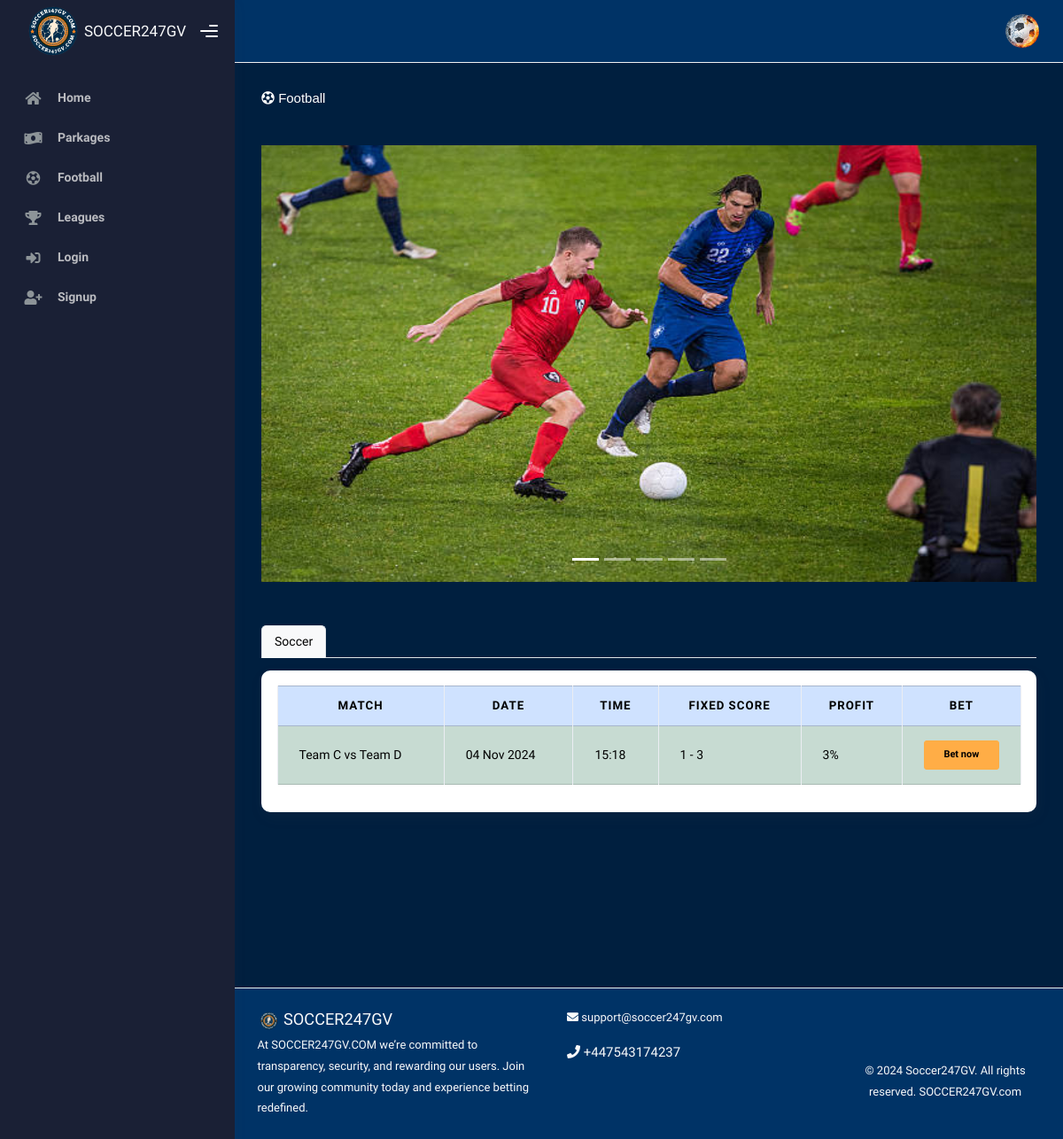
Page /football/ on the committed database.
### accounts/models.py (models this page shows, shortened)
class soccer_slider(models.Model):
    image = models.ImageField(upload_to='soccer_slider/')
    class Meta:
        verbose_name = 'soccer_slider'
        verbose_name_plural = 'soccer_slider'

class FootballMatch(models.Model):
    MATCH_TYPE_CHOICES = [
        ('live', 'Live Matches'),
        ('soccer', 'Soccer Matches'),
    ]
    match_type = models.CharField(max_length=10, choices=MATCH_TYPE_CHOICES)
    home_team = models.CharField(max_length=100)
    away_team = models.CharField(max_length=100)
    start_time = models.DateTimeField()
    fixed_score = models.CharField(max_length=10, help_text="Format: X - Y (e.g., 2 - 1)")
    profit_percentage = models.DecimalField(max_digits=5, decimal_places=2, help_text="Profit percentage")

### Soccer_app/views.py (the view)
# urls.py: path('football/',views.football,name="football"),
def football(request):
    football_matches = FootballMatch.objects.all()
    slides = soccer_slider.objects.all()
    context = {
        'slides': slides,
        'football_matches': football_matches,
    }
    return render(request,'home/football.html',context)

### Soccer_app/templates/home/football.html (shortened to what this page needs)
{% extends 'core/base/base.html' %}
{% load static %}
{% block contents %}
  <div class="page-inner mb-5 pb-5">
    <div class="d-flex align-items-left align-items-md-center flex-column flex-md-row pt-2 pb-4">
      <div>
        <h6 style="font-family: Verdana, Geneva, Tahoma, sans-serif; color: white;" class="mb-3"><i class="fas fa-futbol"></i> Football</h6>
      </div>
    </div>
    <div class="container-fluid p-0 col-12 mb-5 py-2">
      <div id="carouselExampleCaptions" class="carousel slide" data-bs-ride="carousel">
        <div class="carousel-indicators">
          {% for slide in slides %}
            <button type="button" data-bs-target="#carouselExampleCaptions" data-bs-slide-to="{{ forloop.counter0 }}" class="{% if forloop.first %}active{% endif %}" aria-current="{% if forloop.first %}true{% endif %}" aria-label="Slide {{ forloop.counter }}"></button>
          {% endfor %}
        </div>
        <div class="carousel-inner text-center">
          {% for slide in slides %}
            <div class="carousel-item {% if forloop.first %}active{% endif %}">
              <div style="height: 200px;" class="img-container mx-auto">
                <img src="{{ slide.image.url }}" class="d-block" alt="Slide Image" />
              </div>
            </div>
          {% endfor %}
        </div>
      </div>
    </div>
    <div class="container-fluid mb-5 pb-5 p-0">
      <ul class="nav nav-tabs" id="matchTabs" role="tablist">
        <li class="nav-item" role="presentation">
          <button class="nav-link active" id="soccer-matches-tab" data-bs-toggle="tab" data-bs-target="#soccer-matches" type="button" role="tab" aria-controls="soccer-matches" aria-selected="true">Soccer</button>
        </li>
      </ul>
      <div class="tab-content mt-3" id="matchTabsContent">
        <div class="tab-pane fade show active" id="soccer-matches" role="tabpanel" aria-labelledby="soccer-matches-tab">
          <div class="card">
            <div class="card-body">
              <div class="table-responsive" style="max-height: 400px; overflow-y: auto;">
                <table class="table table-hover table-striped table-bordered" style="background-color: white;">
                  <thead class="table-primary text-center text-uppercase small">
                    <tr>
                      <th>Match</th>
                      <th>Date</th>
                      <th>Time</th>
                      <th>Fixed Score</th>
                      <th>Profit</th>
                      <th>Bet</th>
                    </tr>
                  </thead>
                  <tbody class="small">
                    {% for match in football_matches %}
                      {% if match.match_type == 'soccer' %}
                        <tr class="{% cycle 'table-success' 'table-warning' 'table-info' %}">
                          <td>{{ match.home_team }} vs {{ match.away_team }}</td>
                          <td>{{ match.start_time|date:'d M Y' }}</td>
                          <td>{{ match.start_time|time:'H:i' }}</td>
                          <td>{{ match.fixed_score }}</td>
                          <td>{{ match.profit_percentage|floatformat:'0' }}%</td>
                          <td>
                            <button class="btn btn-warning btn-sm w-100" onclick="placeBet(
                              this,
                              '{{ match.home_team }} vs {{ match.away_team }}',
                              '{{ match.start_time|date:'d M Y' }}',
                              '{{ match.start_time|time:'H:i' }}',
                              '{{ match.fixed_score }}',
                              '{{ match.profit_percentage }}'
                            )"><b>Bet now</b></button>
                          </td>
                        </tr>
                      {% endif %}
                    {% endfor %}
                  </tbody>
                </table>
              </div>
            </div>
          </div>
        </div>
      </div>
    </div>
  </div>
{% endblock %}

### Soccer_app/templates/core/base/base.html (style rules this page uses)
.bg-dark-blue { background-color: #001f3f; }
.img-container { width: 100%; height: 300px; padding-top: 56.25%; position: relative; overflow: hidden; }
.img-container img { position: absolute; top: 0; left: 0; width: 100%; height: 100%; }
.bg-dark-blue { background-color: #001f3f !important; color: white; }
thead th { background-color: #001f3f; color: white; }
tbody tr { color: #001f3f; }

### Soccer_app/templates/home/football.html (style rules this page uses)
.nav-tabs .nav-link { color: white; }
.nav-tabs .nav-link.active { color: #000; background-color: #f8f9fa; }

### rows in the picture
soccer_slider: image (picture)
FootballMatch: home_team "Team C", away_team "Team D", start_time "04 Nov 2024", start_time "15:18", fixed_score "1 - 3", profit_percentage "3"
